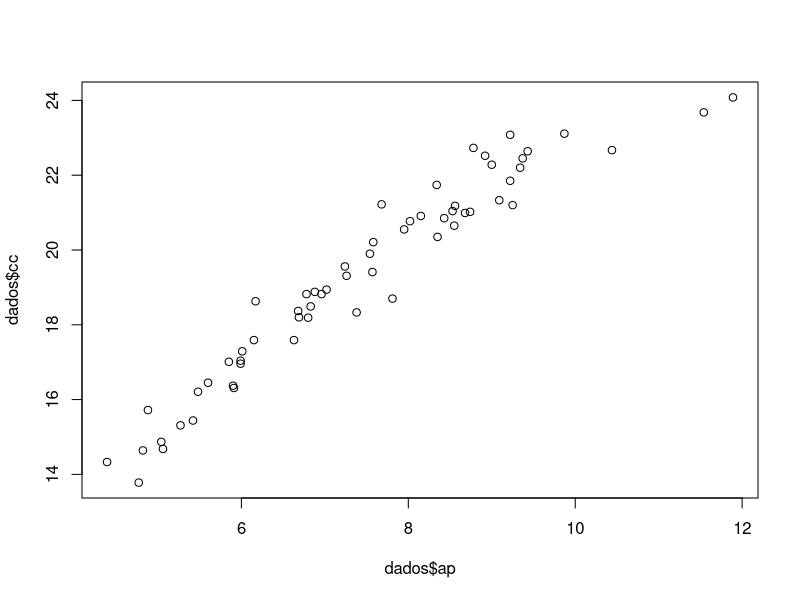
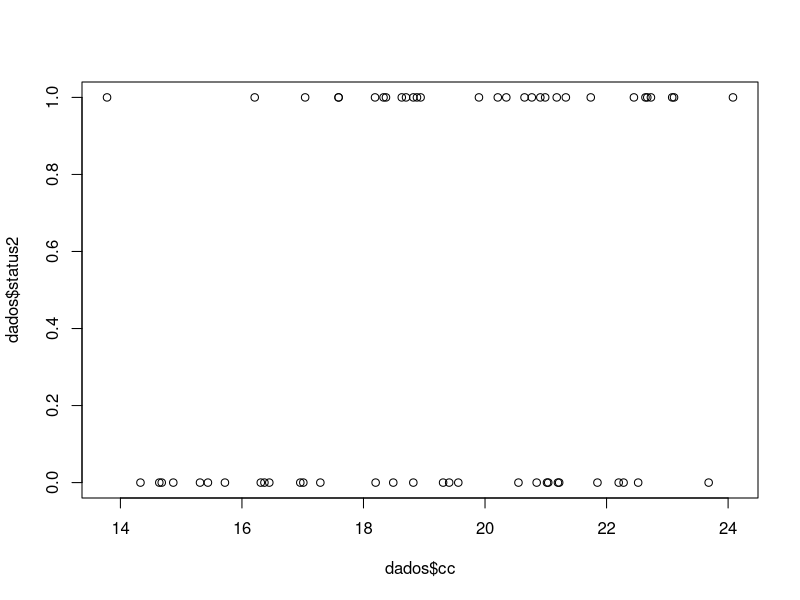
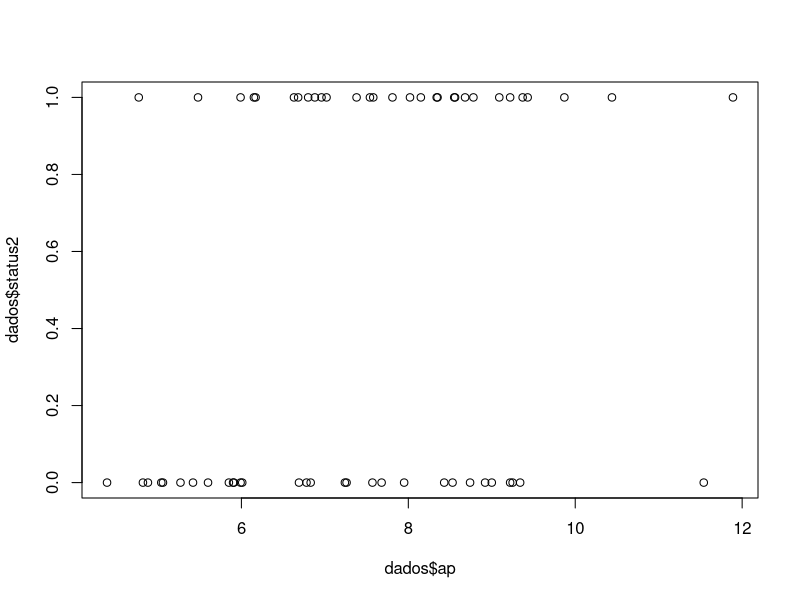

These charts were generated, in order, by the following R code: (Note: this script raises an error after producing the figures.)
## ---- chunk 1
knitr::opts_chunk$set(echo = TRUE)
knitr::knit_hooks$set(inline = function(x) {
prettyNum(x, big.mark=",")
})
## ---- chunk 2
setwd(dirname(rstudioapi::getActiveDocumentContext()$path))
## ---- chunk 3
rm(list= ls())
## ---- chunk 4
cat("\014")  
## ---- chunk 5
library(ggplot2)
library(lme4)
## ---- chunk 6
dados<- read.delim("dados.txt", header=T)
dim(dados)
head(dados)
tail(dados)
## ---- chunk 7
dados$status2 <- ifelse(dados$status == "perdedor", 0, 1)
head(dados)
## ---- chunk 8
plot(dados$cc~dados$ap)
plot(dados$status2~dados$cc)
plot(dados$status2~dados$ap)
## ---- chunk 9

png(filename= "figuras/p1.png", res= 300, height= 2000, width= 3000)
p1 = ggplot(dados, aes(x=cc, y=status2)) + 
  geom_point(colour = "#1855FA", size=4, alpha = 0.5) + 
  stat_smooth(method="glm", method.args=list(family="binomial"), se=FALSE) +
  labs(x="Comprimento cefalotorácico", y = "Status") +
  theme(text = element_text(size=20),
        plot.title = element_text(size=40, hjust=0.5),
        axis.text.x = element_text(size = 20, angle=0, hjust=1),
        axis.text.y = element_text(size = 20, angle=0, vjust=1),
        axis.title.x = element_text(size = 30, angle=0),
        axis.title.y = element_text(size = 30, angle=90))
p1
dev.off()
## ---- chunk 10
fit1 = glm(dados$status2~dados$cc, family=binomial)
summary(fit1)
res1 = anova(fit1, test="Chisq")
res1
capture.output(res1, file = "resultados/resultados-cc.txt")

## ---- chunk 11
plot(dados$status2~dados$cc,
     xlab = "Comprimento do corpo",
     ylab = "Status")
curve (exp(fit1$coefficients[[1]]+fit1$coefficients[[2]]*x)/
         (1+exp(fit1$coefficients[[1]]+fit1$coefficients[[2]]*x)),
       add=T)
## ---- chunk 12
png(filename= "figuras/p2.png", res= 300, height= 2000, width= 3000)
p2 = ggplot(dados, aes(x=ap, y=status2)) + 
  geom_point(colour = "#1855FA", size=4, alpha = 0.5) + 
  stat_smooth(method="glm", method.args=list(family="binomial"), se=FALSE) +
  labs(x="Altura da garra", y = "Status") +
  theme(text = element_text(size=20),
        plot.title = element_text(size=40, hjust=0.5),
        axis.text.x = element_text(size = 20, angle=0, hjust=1),
        axis.text.y = element_text(size = 20, angle=0, vjust=1),
        axis.title.x = element_text(size = 30, angle=0),
        axis.title.y = element_text(size = 30, angle=90))
p2
dev.off()
## ---- chunk 13
fit2 = glm(dados$status2~dados$ap, family=binomial)
summary(fit2)
res2 = anova(fit2, test="Chisq")
res2
capture.output(res2, file = "resultados/resultados-ap.txt")

## ---- chunk 14
plot(dados$status2~dados$ap,
     xlab = "Comprimento do corpo",
     ylab = "Status")
curve (exp(fit2$coefficients[[1]]+fit2$coefficients[[2]]*x)/
         (1+exp(fit2$coefficients[[1]]+fit2$coefficients[[2]]*x)),
       add=T)
## ---- chunk 15
fit3 = glm(dados$status2~dados$ap+dados$cc, family=binomial)
summary(fit3)
res3 = anova(fit3, test="Chisq")
res3
capture.output(res3, file = "resultados/resultados-ap-cc.txt")
## ---- chunk 16
fit4 = glmer(status2 ~ ap + cc + (1|dupla), family=binomial, data=dados)
summary(fit4)
res4 = anova(fit4, test="Chisq")
res4
capture.output(res4, file = "resultados/resultados-ap-cc-dupla.txt")
isSingular(fit4, tol = 1e-05)
## ---- chunk 17
fit5 = lm(cc ~ ap, data=dados) 
summary(fit5)
fit5.res = resid(fit5)
## ---- chunk 18
png(filename= "figuras/p5.png", res= 300, height= 3000, width= 3000)
p5 = ggplot(dados, aes(x=cc, y=ap), CI = F) +
  geom_smooth(method=lm, colour = "#1855FA") +
  geom_point(colour = "#1855FA", size=4, alpha = 0.5) +
  geom_ribbon(stat='smooth', method = "lm", se=TRUE, alpha=0.1, 
              fill = "#1855FA") +
  ggtitle("") +
  labs(x="Comprimento do corpo", y = "Altura da garra") +
  theme(text = element_text(size=20),
        plot.title = element_text(size=40, hjust=0.5),
        axis.text.x = element_text(size = 20, angle=0, hjust=1),
        axis.text.y = element_text(size = 20, angle=0, vjust=1),
        axis.title.x = element_text(size = 30, angle=0),
        axis.title.y = element_text(size = 30, angle=90))
p5
dev.off()
## ---- chunk 19
p6 = png(filename= "figuras/p6.png", res= 300, height= 2000, width= 3000)
ggplot(dados, aes(x=fit5.res, y=status2)) + 
  geom_point(colour = "#1855FA", size=4, alpha = 0.5) + 
  stat_smooth(method="glm", method.args=list(family="binomial"), se=FALSE) +
  labs(x="Residuos corpo-garra", y = "Status") +
  theme(text = element_text(size=20),
        plot.title = element_text(size=40, hjust=0.5),
        axis.text.x = element_text(size = 20, angle=0, hjust=1),
        axis.text.y = element_text(size = 20, angle=0, vjust=1),
        axis.title.x = element_text(size = 30, angle=0),
        axis.title.y = element_text(size = 30, angle=90))
p6
dev.off()
## ---- chunk 20
fit6 = glmer(status2 ~ fit5.res + (1|dupla), family=binomial, data=dados)
summary(fit6)
res6 = anova(fit6, test="Chisq")
res6
capture.output(res6, file = "resultados/resultados-res-dupla.txt")
isSingular(fit6, tol = 1e-05)
